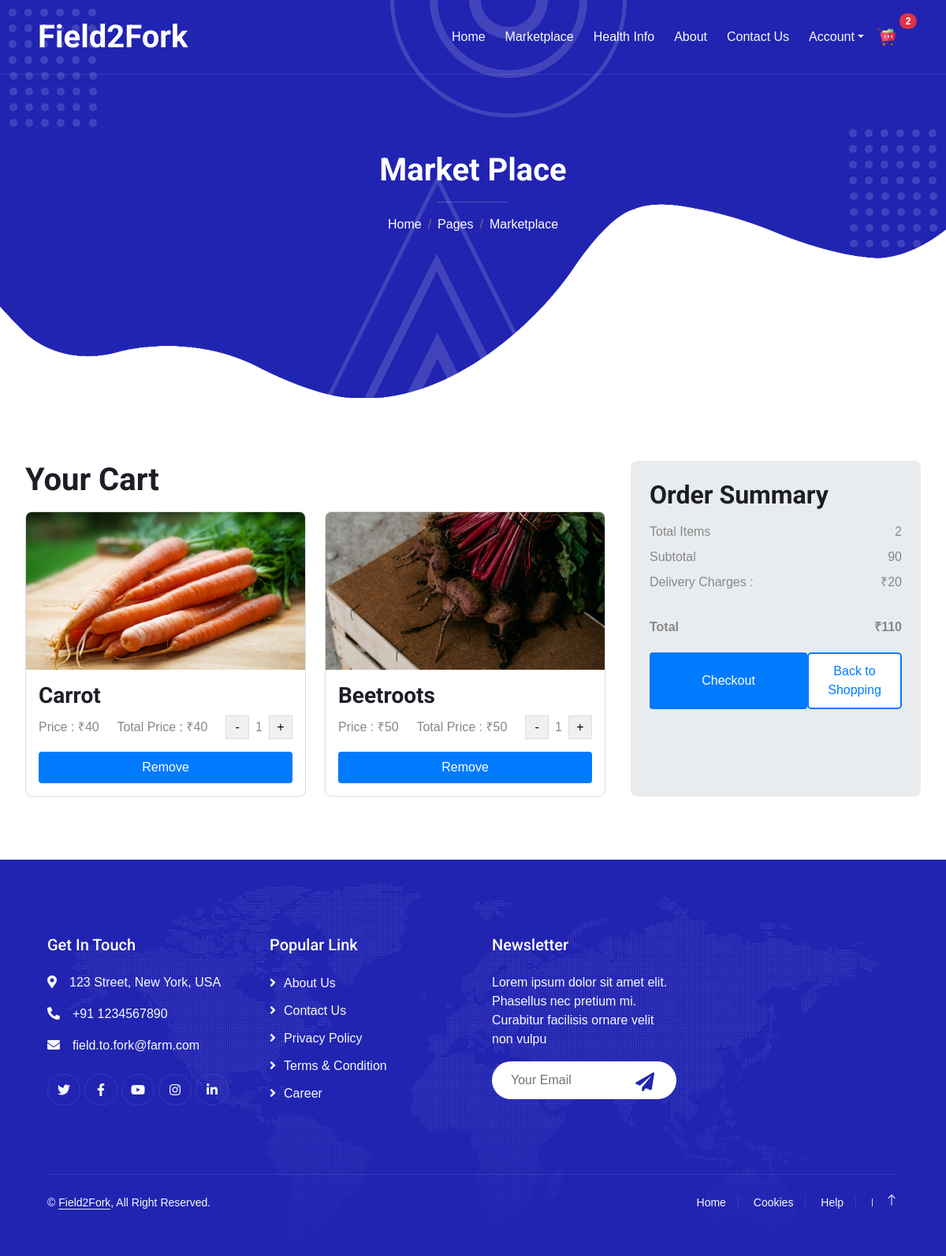
Page /cart/ (signed in) on the earlier database version.
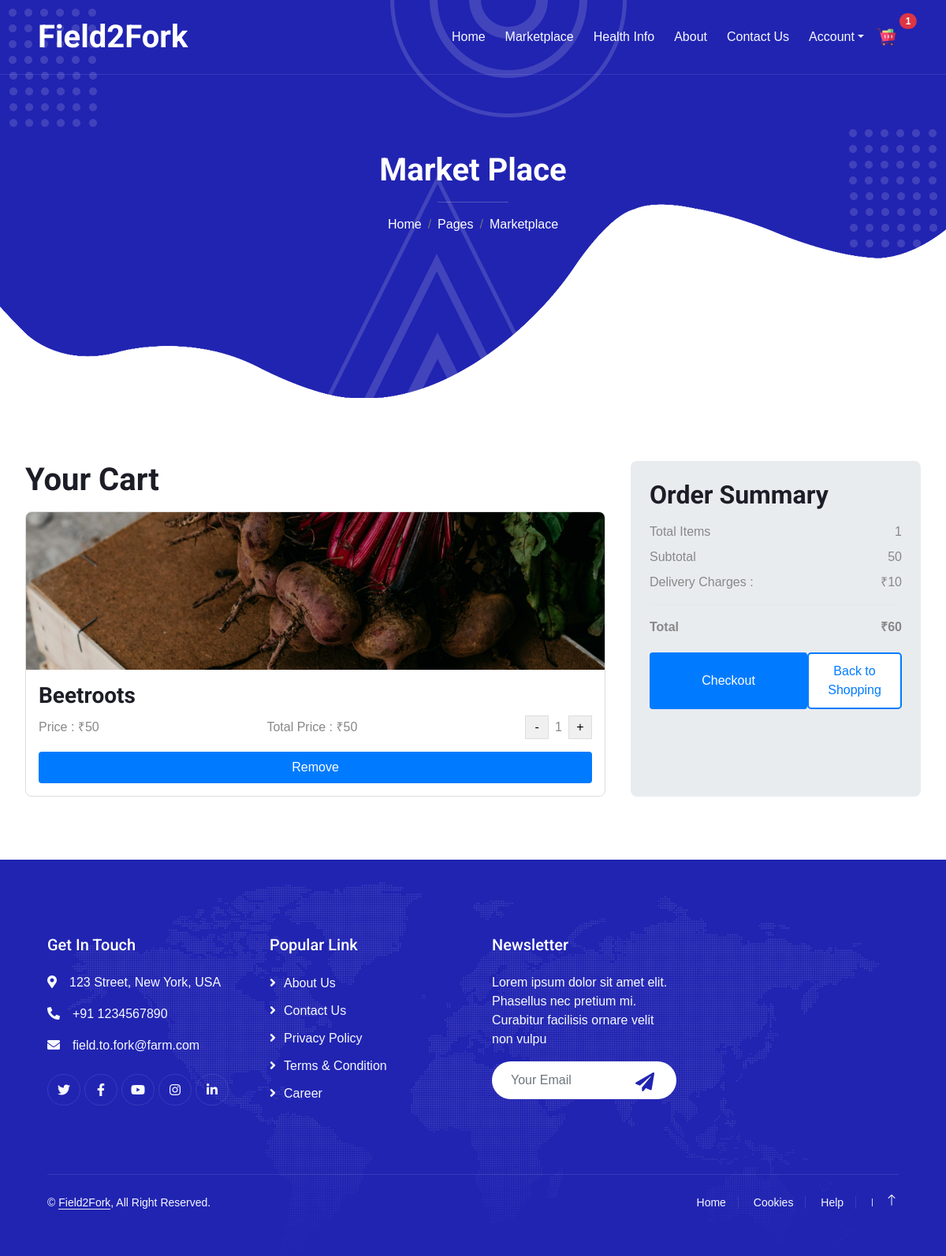
Same page on the later database version.
### cart/models.py (models this page shows, shortened)
class CartItem(models.Model):
    product = models.ForeignKey('store.Product', on_delete=models.CASCADE)
    cart = models.ForeignKey(Cart, on_delete=models.CASCADE)
    quantity = models.IntegerField()
    is_active = models.BooleanField(default=True)

### store/models.py (models this page shows, shortened)
class Product(models.Model):
    product_name = models.CharField(max_length=200)
    slug = models.SlugField(max_length=200)
    description = models.TextField(blank=True,)
    price = models.IntegerField()
    image = models.ImageField(blank=True,upload_to="photo/products")
    stock = models.IntegerField()
    is_available = models.BooleanField(default=True)
    category = models.ForeignKey(Categories, on_delete=models.CASCADE)
    created_date = models.DateTimeField(auto_now_add=True,)
    modified_date = models.DateTimeField(auto_now=True)

### cart/views.py (the view)
# urls.py: path("cart/", include("cart.urls")),
def cart(request, total=0, quantity=0, cart_items=None):
    try:
        cart = get_or_create_cart(request)
        cart_items = CartItem.objects.filter(cart=cart, is_active=True)
        for cart_item in cart_items:
            total += (cart_item.product.price * cart_item.quantity)
            quantity += cart_item.quantity
    except:
        pass
    context = {
        'total': total,
        'quantity': quantity,
        'cart_items': cart_items,
        'total_items': cart_items.count() if cart_items else 0,
    }
    return render(request, "temp_marketplace/cart.html", context)

### cart/views.py (called while the page is built)
def get_or_create_cart(request):
    if request.user.is_authenticated:
        cart, created = Cart.objects.get_or_create(user=request.user)
    else:
        cart_id = _cart_id(request)
        cart, created = Cart.objects.get_or_create(cart_id=cart_id)
    return cart

### templates/temp_marketplace/cart.html
{% extends 'temp_marketplace/base.html' %}
{% load static %}
{% block body_block %}
<link href="{% static 'marketplace/css/cartStyles.css' %}" rel="stylesheet">
<div class="container">
    <div class="cart-container">
        <div class="cart-items">
            <h1>Your Cart</h1>
            <div class="product-grid">
                {% for cart in cart_items %}
                    <div class="product-card">
                        <img src="{{ cart.product.image.url }}" alt="{{ cart.product.product_name }}" class="product-image">
                        <div class="product-details">
                            <h3>{{ cart.product.product_name }}</h3>
                            <div class="price-quantity">
                                <div class="price"> Price : ₹{{ cart.product.price}}</div>
                                <div class="price"> Total Price : ₹{% widthratio cart.product.price 1 cart.quantity %}</div>
                                <div class="quantity-control">
                                    <a href="{% url 'remove_cart' cart.product.id %}"> <button class="quantity-btn minus">-</button> </a>
                                    <div class="quantity">{{ cart.quantity }}</div>
                                    <a href="{% url 'add_to_cart' cart.product.id %}"> <button class="quantity-btn plus">+</button> </a>
                                </div>
                            </div>
                            <a href="{% url 'delete_cart' cart.product.id %}"><button class="remove-btn">Remove</button></a>
                        </div>
                    </div>
                    {% endfor %}
            </div>
        </div>
        <div class="order-summary">
            <h2>Order Summary</h2>
            <div class="summary-item">
                <div>Total Items</div>
                <div id="total-items">{{ total_items }}</div>
            </div>
            <div class="summary-item">
                <div>Subtotal</div>
                <div id="subtotal">{{ total }}</div>
            </div>
            <div class="summary-item">
                <div>Delivery Charges : </div>
                <div id="tax">₹{% widthratio total_items 1 10 %}</div>
            </div>
            <hr>
            {% widthratio total_items 1 10 as delivery_charge %}
            <div class="summary-item total">
                <div>Total</div>
                <div id="total">₹{{ total|add:delivery_charge }}</div>
            </div>
            <div class="button-group">
                <button class="btn checkout-btn" id="checkout-btn" >Checkout</button>
                <button class="btn back-to-shopping-btn" id="back-to-shopping-btn" onclick="window.location.href='{% url 'marketpage' %}'">Back to Shopping</button>
            </div>
        </div>
    </div>
</div>
{% endblock %}

Differences in the rows shown:
removed CartItem: product.image (picture), product.product_name "Carrot", product.price "40", product+quantity "40", quantity "1"
Other differences:
{{ total_items }}: "2" → "1"
{{ total }}: "90" → "50"
{{ total|add:delivery_charge }}: "110" → "60"
text no longer shown: "20"
text now shown: "10"
